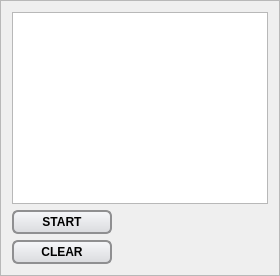
               <widget class="QFrame" name="task3FrameG">
                <property name="frameShape">
                 <enum>QFrame::StyledPanel</enum>
                </property>
                <property name="frameShadow">
                 <enum>QFrame::Raised</enum>
                </property>
                <layout class="QGridLayout" name="gridLayout_11">
                 <item row="2" column="0">
                  <widget class="QPushButton" name="clearButton3">
                   <property name="maximumSize">
                    <size>
                     <width>100</width>
                     <height>16777215</height>
                    </size>
                   </property>
                   <property name="font">
                    <font>
                     <weight>75</weight>
                     <bold>true</bold>
                    </font>
                   </property>
                   <property name="styleSheet">
                    <string notr="true">border: 2px solid #8f8f91;
border-radius: 6px;
background-color: qlineargradient(x1: 0, y1: 0, x2: 0, y2: 1, stop: 0 #f6f7fa, stop: 1 #dadbde);
min-width: 80px;
min-height: 20px;</string>
                   </property>
                   <property name="text">
                    <string>CLEAR</string>
                   </property>
                  </widget>
                 </item>
                 <item row="0" column="0">
                  <widget class="PlotWidget" name="task3Graph"/>
                 </item>
                 <item row="1" column="0">
                  <widget class="QPushButton" name="startButton3">
                   <property name="enabled">
                    <bool>true</bool>
                   </property>
                   <property name="maximumSize">
                    <size>
                     <width>100</width>
                     <height>16777215</height>
                    </size>
                   </property>
                   <property name="font">
                    <font>
                     <weight>75</weight>
                     <bold>true</bold>
                    </font>
                   </property>
                   <property name="styleSheet">
                    <string notr="true">border: 2px solid #8f8f91;
border-radius: 6px;
background-color: qlineargradient(x1: 0, y1: 0, x2: 0, y2: 1, stop: 0 #f6f7fa, stop: 1 #dadbde);
min-width: 80px;
min-height: 20px;</string>
                   </property>
                   <property name="text">
                    <string>START</string>
                   </property>
                  </widget>
                 </item>
                </layout>
               </widget>
